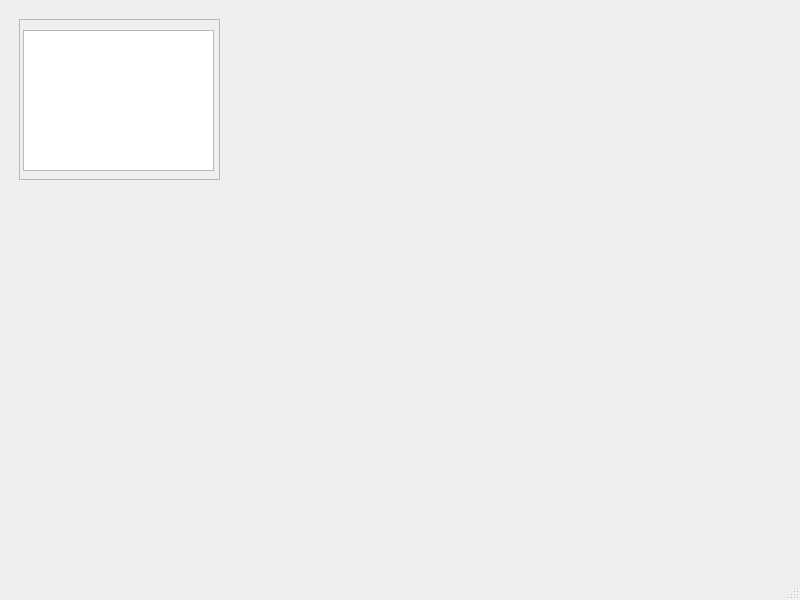
<?xml version="1.0" encoding="UTF-8"?>
<ui version="4.0">
 <class>MainWindow</class>
 <widget class="QMainWindow" name="MainWindow">
  <property name="geometry">
   <rect>
    <x>0</x>
    <y>0</y>
    <width>800</width>
    <height>600</height>
   </rect>
  </property>
  <property name="windowTitle">
   <string>MainWindow</string>
  </property>
  <widget class="QWidget" name="centralwidget">
   <widget class="QScrollArea" name="scrollArea">
    <property name="geometry">
     <rect>
      <x>19</x>
      <y>19</y>
      <width>201</width>
      <height>161</height>
     </rect>
    </property>
    <property name="widgetResizable">
     <bool>true</bool>
    </property>
    <widget class="QWidget" name="scrollAreaWidgetContents">
     <property name="geometry">
      <rect>
       <x>0</x>
       <y>0</y>
       <width>199</width>
       <height>159</height>
      </rect>
     </property>
     <widget class="QTextEdit" name="textEdit">
      <property name="geometry">
       <rect>
        <x>3</x>
        <y>10</y>
        <width>191</width>
        <height>141</height>
       </rect>
      </property>
     </widget>
    </widget>
   </widget>
  </widget>
  <widget class="QMenuBar" name="menubar">
   <property name="geometry">
    <rect>
     <x>0</x>
     <y>0</y>
     <width>800</width>
     <height>22</height>
    </rect>
   </property>
  </widget>
  <widget class="QStatusBar" name="statusbar"/>
 </widget>
 <resources/>
 <connections/>
</ui>
